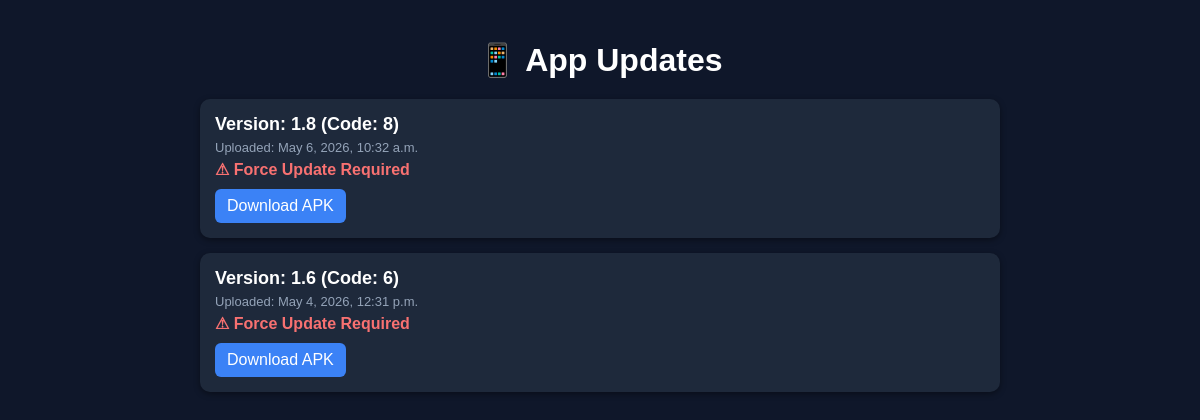
The app's page /, older data.
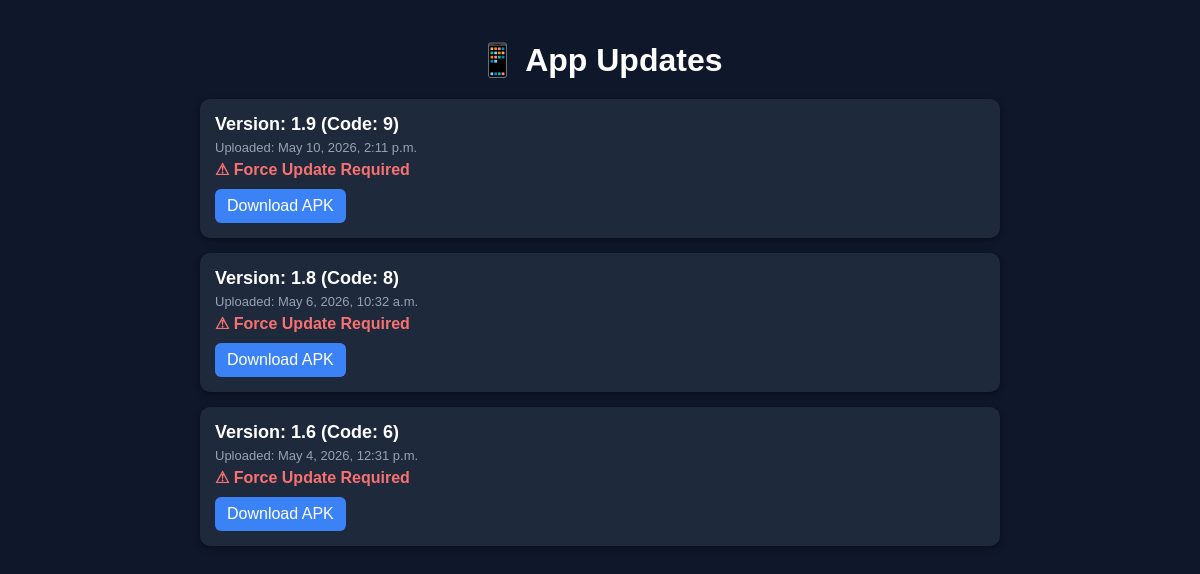
The same page, newer data.
### app/models.py (models this page shows, shortened)
class AppUpdate(models.Model):
    version_code = models.IntegerField()
    version_name = models.CharField(max_length=50)
    apk_file = models.FileField(upload_to='apk/')
    force_update = models.BooleanField(default=True)
    uploaded_at = models.DateTimeField(auto_now_add=True)

### app/views.py (the view)
# urls.py: path('', app_update_list, name='app_list'),
def app_update_list(request):
    apps = AppUpdate.objects.all().order_by('-version_code')
    return render(request, 'app_list.html', {'apps': apps})

### app/templates/app_list.html (shortened to what this page needs)
<!DOCTYPE html>
<html>
<head>
</head>
<body>
<div class="container">
    <h1>📱 App Updates</h1>
    {% for app in apps %}
        <div class="card">
            <div class="version">
                Version: {{ app.version_name }} (Code: {{ app.version_code }})
            </div>
            <div class="meta">
                Uploaded: {{ app.uploaded_at }}
            </div>
            {% if app.force_update %}
                <div class="force">⚠ Force Update Required</div>
            {% endif %}
            <a class="btn" href="{{ app.apk_file.url }}" download>
                Download APK
            </a>
        </div>
    {% empty %}
        <p>No updates available.</p>
    {% endfor %}
</div>
</body>
</html>

Row changes from the older to the newer data that the page shows:
added AppUpdate: version_name "1.9", version_code "9", uploaded_at "May 10, 2026, 2:11 p.m.", force_update "⚠ Force Update Required"
